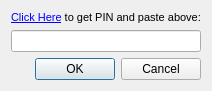
<?xml version="1.0" encoding="UTF-8"?>
<ui version="4.0">
 <class>OAuthDialog</class>
 <widget class="QDialog" name="OAuthDialog">
  <property name="geometry">
   <rect>
    <x>0</x>
    <y>0</y>
    <width>205</width>
    <height>86</height>
   </rect>
  </property>
  <property name="windowTitle">
   <string>Dialog</string>
  </property>
  <layout class="QVBoxLayout" name="verticalLayout">
   <property name="sizeConstraint">
    <enum>QLayout::SetFixedSize</enum>
   </property>
   <item>
    <widget class="QLabel" name="label">
     <property name="text">
      <string>&lt;!DOCTYPE HTML PUBLIC &quot;-//W3C//DTD HTML 4.0//EN&quot; &quot;http://www.w3.org/TR/REC-html40/strict.dtd&quot;&gt;
&lt;html&gt;&lt;head&gt;&lt;meta name=&quot;qrichtext&quot; content=&quot;1&quot; /&gt;&lt;style type=&quot;text/css&quot;&gt;
p, li { white-space: pre-wrap; }
&lt;/style&gt;&lt;/head&gt;&lt;body style=&quot; font-family:'MS Shell Dlg 2'; font-size:8.25pt; font-weight:400; font-style:normal;&quot;&gt;
&lt;p style=&quot; margin-top:0px; margin-bottom:0px; margin-left:0px; margin-right:0px; -qt-block-indent:0; text-indent:0px;&quot;&gt;&lt;a href=&quot;%s&quot;&gt;&lt;span style=&quot; text-decoration: underline; color:#0000ff;&quot;&gt;Click Here&lt;/span&gt;&lt;/a&gt; to get PIN and paste above:&lt;/p&gt;&lt;/body&gt;&lt;/html&gt;</string>
     </property>
     <property name="openExternalLinks">
      <bool>true</bool>
     </property>
    </widget>
   </item>
   <item>
    <widget class="QLineEdit" name="lineEdit"/>
   </item>
   <item>
    <widget class="QDialogButtonBox" name="buttonBox">
     <property name="orientation">
      <enum>Qt::Horizontal</enum>
     </property>
     <property name="standardButtons">
      <set>QDialogButtonBox::Cancel|QDialogButtonBox::Ok</set>
     </property>
    </widget>
   </item>
  </layout>
 </widget>
 <resources/>
 <connections>
  <connection>
   <sender>buttonBox</sender>
   <signal>accepted()</signal>
   <receiver>OAuthDialog</receiver>
   <slot>accept()</slot>
   <hints>
    <hint type="sourcelabel">
     <x>248</x>
     <y>254</y>
    </hint>
    <hint type="destinationlabel">
     <x>157</x>
     <y>274</y>
    </hint>
   </hints>
  </connection>
  <connection>
   <sender>buttonBox</sender>
   <signal>rejected()</signal>
   <receiver>OAuthDialog</receiver>
   <slot>reject()</slot>
   <hints>
    <hint type="sourcelabel">
     <x>316</x>
     <y>260</y>
    </hint>
    <hint type="destinationlabel">
     <x>286</x>
     <y>274</y>
    </hint>
   </hints>
  </connection>
 </connections>
</ui>
